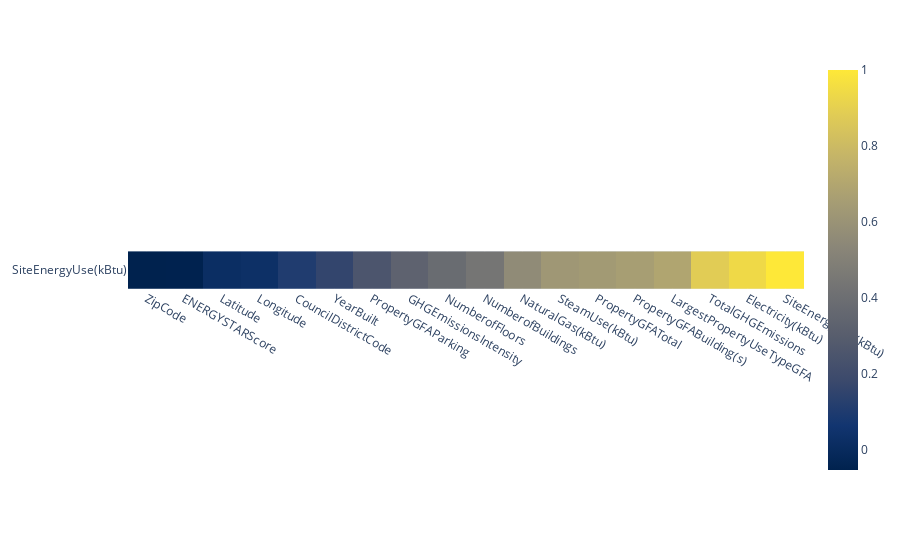

Notebook cell for this chart:
### Code cell
df_corr = df.select_dtypes(include=['int64', 'float64']).corr()
df_corr = df_corr.sort_values(by='SiteEnergyUse(kBtu)')[['SiteEnergyUse(kBtu)']].T
px.imshow(df_corr, color_continuous_scale='cividis')

### Figure 1 — Plotly figure (JSON) as saved in the notebook; plotly's stock layout.template omitted (floating-point values rounded to 4 significant figures)
{"data": [{"coloraxis": "coloraxis", "hovertemplate": "x: %{x}<br>y: %{y}<br>color: %{z}<extra></extra>", "name": "0", "type": "heatmap", "x": ["ZipCode", "ENERGYSTARScore", "Latitude", "Longitude", "CouncilDistrictCode", "YearBuilt", "PropertyGFAParking", "GHGEmissionsIntensity", "NumberofFloors", "NumberofBuildings", "NaturalGas(kBtu)", "SteamUse(kBtu)", "PropertyGFATotal", "PropertyGFABuilding(s)", "LargestPropertyUseTypeGFA", "TotalGHGEmissions", "Electricity(kBtu)", "SiteEnergyUse(kBtu)"], "xaxis": "x", "y": ["SiteEnergyUse(kBtu)"], "yaxis": "y", "z": [[-0.0529, -0.05028, 0.01988, 0.03077, 0.1054, 0.1573, 0.2518, 0.3292, 0.3832, 0.4382, 0.5599, 0.6242, 0.6359, 0.6581, 0.693, 0.8827, 0.9382, 1]]}], "layout": {"autosize": true, "coloraxis": {"colorscale": [[0, "#00224e"], [0.1111, "#123570"], [0.2222, "#3b496c"], [0.3333, "#575d6d"], [0.4444, "#707173"], [0.5556, "#8a8678"], [0.6667, "#a59c74"], [0.7778, "#c3b369"], [0.8889, "#e1cc55"], [1, "#fee838"]]}, "margin": {"t": 60}, "xaxis": {"anchor": "y", "autorange": true, "constrain": "domain", "domain": [0, 1], "range": [-0.5, 17.5], "scaleanchor": "y", "type": "category"}, "yaxis": {"anchor": "x", "autorange": true, "constrain": "domain", "domain": [0.4157, 0.5843], "range": [0.5, -0.5], "type": "category"}}}
